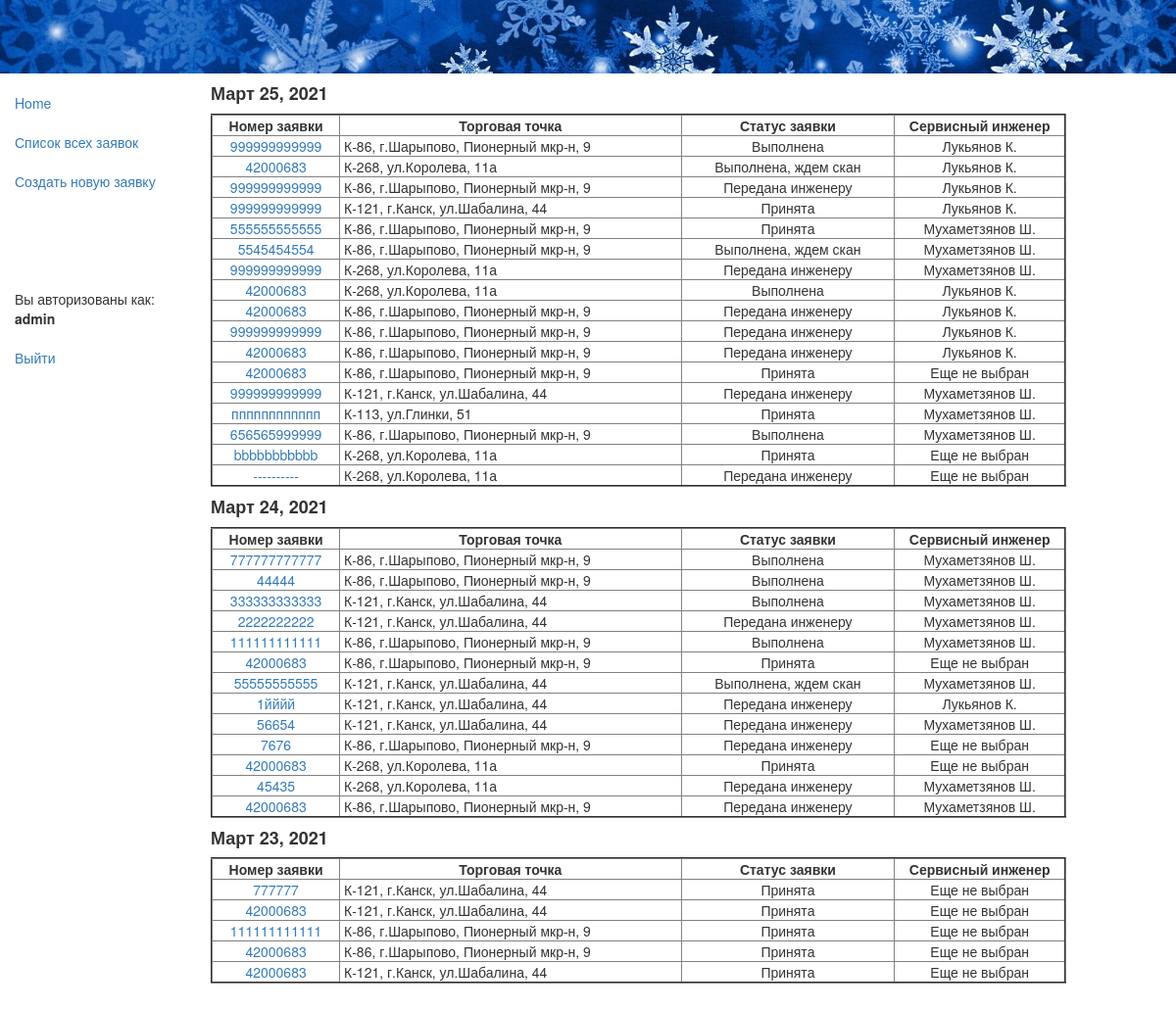
Screenshot of /app/recs/ (signed in) with the database file from the repository.
### app/models.py (models this page shows, shortened)
class Rec(models.Model):
    status = models.ForeignKey(Status, null=True, on_delete=models.SET_NULL, default=4, verbose_name="Статус заявки")
    rec_date = models.DateField(auto_now_add=True)
    rec_time = models.TimeField(auto_now_add=True)
    staff = models.ForeignKey(Staff, null=True, on_delete=models.SET_NULL, verbose_name='Диспетчер')
    customer = models.CharField(max_length=100, verbose_name="ФИО инициатора заявки")
    rec_num = models.CharField(verbose_name='Номер заявки', max_length=12)
    store = models.ForeignKey(Store, null=True, on_delete=models.SET_NULL, verbose_name="Торговая точка, адрес")
    description = models.TextField(max_length=1000, verbose_name="Содержание заявки")
    trouble = models.ForeignKey(Trouble, null=True, on_delete=models.SET_NULL, verbose_name="Категория неисправности")
    tech = models.ForeignKey(Tech, null=True, on_delete=models.SET_NULL, verbose_name="Сервисный инженер")
    signd = models.DateField(null=True, verbose_name="Дата передачи заявки инженеру")
    signt = models.TimeField(null=True, verbose_name="Время передачи заявки инженеру")
    visit = models.DateField(null=True, verbose_name="Дата визита инженера")
    result = models.TextField(null=True, max_length=1000, verbose_name="Результат выезда")
    form = models.CharField(null=True, max_length=10, verbose_name="Номер заказа-наряда")
    jpg = models.ImageField(upload_to='images', null=True, verbose_name="Скан-копия заказа-наряда")
    class Meta:
        ordering = ['-rec_time'] # отображение заявок в rec-list.html в обратном порядке
        permissions = (("can_create_update", "Может rec_create и rec_update"),
                       ("can_list_detail", "Может rec_list и rec_detail"),
                       )
    def get_absolute_url(self):
        return reverse('rec_detail', args=[str(self.id)])

class Store(models.Model):
    name = models.CharField(max_length=96, help_text="Торговая точка, адрес")
    def __str__(self):
        return self.name

class Status(models.Model):
    name = models.CharField(max_length=32, help_text="Состояние заявки")
    def __str__(self):
        return self.name

class Tech(models.Model):
    name = models.CharField(max_length=64, help_text="Сервисный инженер")
    def __str__(self):
        return self.name

### app/views.py (the view)
@permission_required('app.can_list_detail')
def rec_list(request):
    recs = Rec.objects.all()
    ddd = set()
    for i in recs:
        ddd.add(i.rec_date)
    ddd = sorted(ddd, reverse=True)[:45] # сортировка убыванию даты и кол-во отображаемых дней
    return render(
        request,
        'rec_list.html',
        context={'recs':recs, 'ddd':ddd},
    )

### app/templates/rec_list.html
{% extends "base_generic.html" %}
{% block content %}
  {% if recs %}
    {% for d in ddd %}
        <h4><strong>{{ d }}</strong></h4>
<table border="2" width="90%">
       <tr>
           <td width="15%" align="center" > <strong> &nbsp;Номер заявки&nbsp; </strong> </td>
           <td width="40%" align="center" > <strong> &nbsp;Торговая точка&nbsp; </strong> </td>
           <td width="25%" align="center" > <strong> &nbsp;Статус заявки&nbsp; </strong> </td>
           <td width="20%" align="center" > <strong> &nbsp;Сервисный инженер&nbsp; </strong> </td>
       </tr>
      {% for rec in recs %}
            {% if rec.rec_date == d %}
          <tr>
              <td align="center" > <a href="{{ rec.get_absolute_url }}">{{ rec.rec_num}} </a> </td>
              <td> &nbsp;{{ rec.store}}&nbsp; </td>
              <td align="center" > &nbsp;{{ rec.status}}&nbsp;</td>
              {% if rec.tech %}
              <td align="center" > &nbsp;{{ rec.tech}}&nbsp;</td>
              {% else %}
              <td align="center" > &nbsp;Еще не выбран&nbsp;</td>
              {% endif %}
          </tr>
            {% endif %}
      {% endfor %}
    </table>
    {% endfor %}
  {% else %}
    <br><p>Заявок пока нетути</p>
  {% endif %}
<br><br>
{% endblock %}

### app/templates/base_generic.html (shortened to what this page needs)
<!DOCTYPE html>
<html lang="en">
<head>
  <link rel="stylesheet" href="https://maxcdn.bootstrapcdn.com/bootstrap/3.3.7/css/bootstrap.min.css">
  {% load static %}
  <link rel="stylesheet" href="{% static 'css/styles.css' %}">
  <img src="{% static 'images/snow.jpg' %}" alt="Snow" style="width:100%;"/>
</head>
<body>
  <div class="container-fluid">
    <div class="row">
      <div class="col-sm-2">
      {% block sidebar %}
      <ul class="sidebar-nav">
          <li><a href="{% url 'index' %}">Home</a></li> <br>
          {% if perms.app.can_list_detail %}
          <li><a href="{% url 'recs' %}">Список всех заявок</a></li>
          {% endif %}
          <br>
          {% if perms.app.can_create_update %}
          <li><a href="{% url 'rec_create' %}">Создать новую заявку</a></li>
          {% endif %}
          <br><br><br><br><br>
        {% if user.is_authenticated %}
            <li>Вы авторизованы как: </li><li><strong>{{ user.get_username }}</strong></li><br>
            <li><a href="{% url 'logout'%}?next={% url 'index' %}">Выйти</a></li>
        {% else %}
            <li><strong>Вы не авторизованы.</strong></li> <br>
            <li>Чтобы это исправить, </li>
            <li><a href="{% url 'login'%}?next={% url 'index' %}">нажмите здесь.</a></li>
        {% endif %}
      </ul>
     {% endblock %}
      </div>
      <div class="col-sm-10 ">
      {% block content %}{% endblock %}
      </div>
    </div>
  </div>
</body>
</html>

### app/static/css/styles.css (style rules this page uses)
.sidebar-nav { margin-top: 20px; padding: 0; list-style: none; }

### rows the page displays
Rec: ddd "Март 25, 2021", rec_num "999999999999", store "К-86, г.Шарыпово, Пионерный мкр-н, 9", status "Выполнена", tech "Лукьянов К."
Rec: rec_num "42000683", store "К-268, ул.Королева, 11а", status "Выполнена, ждем скан", tech "Лукьянов К."
Rec: rec_num "999999999999", store "К-86, г.Шарыпово, Пионерный мкр-н, 9", status "Передана инженеру", tech "Лукьянов К."
Rec: rec_num "999999999999", store "К-121, г.Канск, ул.Шабалина, 44", status "Принята", tech "Лукьянов К."
Rec: rec_num "555555555555", store "К-86, г.Шарыпово, Пионерный мкр-н, 9", status "Принята", tech "Мухаметзянов Ш."
Rec: rec_num "5545454554", store "К-86, г.Шарыпово, Пионерный мкр-н, 9", status "Выполнена, ждем скан", tech "Мухаметзянов Ш."
Rec: rec_num "999999999999", store "К-268, ул.Королева, 11а", status "Передана инженеру", tech "Мухаметзянов Ш."
Rec: rec_num "42000683", store "К-268, ул.Королева, 11а", status "Выполнена", tech "Лукьянов К."
Rec: rec_num "42000683", store "К-86, г.Шарыпово, Пионерный мкр-н, 9", status "Передана инженеру", tech "Лукьянов К."
Rec: rec_num "999999999999", store "К-86, г.Шарыпово, Пионерный мкр-н, 9", status "Передана инженеру", tech "Лукьянов К."
Rec: rec_num "42000683", store "К-86, г.Шарыпово, Пионерный мкр-н, 9", status "Передана инженеру", tech "Лукьянов К."
Rec: rec_num "42000683", store "К-86, г.Шарыпово, Пионерный мкр-н, 9", status "Принята", shows "Еще не выбран"
Rec: rec_num "999999999999", store "К-121, г.Канск, ул.Шабалина, 44", status "Передана инженеру", tech "Мухаметзянов Ш."
Rec: rec_num "пппппппппппп", store "К-113, ул.Глинки, 51", status "Принята", tech "Мухаметзянов Ш."
Rec: rec_num "656565999999", store "К-86, г.Шарыпово, Пионерный мкр-н, 9", status "Выполнена", tech "Мухаметзянов Ш."
Rec: rec_num "bbbbbbbbbbb", store "К-268, ул.Королева, 11а", status "Принята", shows "Еще не выбран"
Rec: rec_num "----------", store "К-268, ул.Королева, 11а", status "Передана инженеру", shows "Еще не выбран"
Rec: ddd "Март 24, 2021", rec_num "777777777777", store "К-86, г.Шарыпово, Пионерный мкр-н, 9", status "Выполнена", tech "Мухаметзянов Ш."
Rec: rec_num "44444", store "К-86, г.Шарыпово, Пионерный мкр-н, 9", status "Выполнена", tech "Мухаметзянов Ш."
Rec: rec_num "333333333333", store "К-121, г.Канск, ул.Шабалина, 44", status "Выполнена", tech "Мухаметзянов Ш."
Rec: rec_num "2222222222", store "К-121, г.Канск, ул.Шабалина, 44", status "Передана инженеру", tech "Мухаметзянов Ш."
Rec: rec_num "111111111111", store "К-86, г.Шарыпово, Пионерный мкр-н, 9", status "Выполнена", tech "Мухаметзянов Ш."
Rec: rec_num "42000683", store "К-86, г.Шарыпово, Пионерный мкр-н, 9", status "Принята", shows "Еще не выбран"
Rec: rec_num "55555555555", store "К-121, г.Канск, ул.Шабалина, 44", status "Выполнена, ждем скан", tech "Мухаметзянов Ш."
Rec: rec_num "1йййй", store "К-121, г.Канск, ул.Шабалина, 44", status "Передана инженеру", tech "Лукьянов К."
Rec: rec_num "56654", store "К-121, г.Канск, ул.Шабалина, 44", status "Передана инженеру", tech "Мухаметзянов Ш."
Rec: rec_num "7676", store "К-86, г.Шарыпово, Пионерный мкр-н, 9", status "Передана инженеру", shows "Еще не выбран"
Rec: rec_num "42000683", store "К-268, ул.Королева, 11а", status "Принята", shows "Еще не выбран"
Rec: rec_num "45435", store "К-268, ул.Королева, 11а", status "Передана инженеру", tech "Мухаметзянов Ш."
Rec: rec_num "42000683", store "К-86, г.Шарыпово, Пионерный мкр-н, 9", status "Передана инженеру", tech "Мухаметзянов Ш."
Rec: ddd "Март 23, 2021", rec_num "777777", store "К-121, г.Канск, ул.Шабалина, 44", status "Принята", shows "Еще не выбран"
Rec: rec_num "42000683", store "К-121, г.Канск, ул.Шабалина, 44", status "Принята", shows "Еще не выбран"
Rec: rec_num "111111111111", store "К-86, г.Шарыпово, Пионерный мкр-н, 9", status "Принята", shows "Еще не выбран"
Rec: rec_num "42000683", store "К-86, г.Шарыпово, Пионерный мкр-н, 9", status "Принята", shows "Еще не выбран"
Rec: rec_num "42000683", store "К-121, г.Канск, ул.Шабалина, 44", status "Принята", shows "Еще не выбран"

### other values shown
{{ user.get_username }} "admin"
